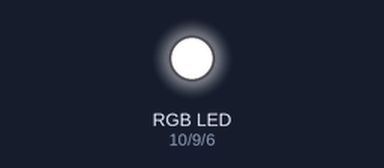
The sketch below on a simulated Arduino Uno, built with avr-gcc and run on an emulated ATmega328P. Parts: an RGB LED mixed from three pins (HIGH = lit).

Above: at 0.1 s.
Timing chart, 0 to 1.6 s (numbered marks = the images above):
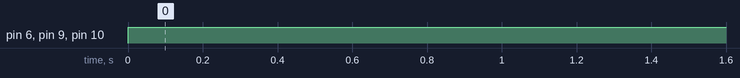

Measured:
- by itself, pin 6 (azul), pin 9 (verde), pin 10 (rojo): LOW → HIGH at 0.00 s

The sketch:

morado_RGB.ino
```cpp
void setup() {
  // put your setup code here, to run once:
pinMode(10, OUTPUT);//rojo
  pinMode(9,OUTPUT);//verde
  pinMode(6,OUTPUT);//azul
}

void loop() {
  // put your main code here, to run repeatedly:
  digitalWrite(10, 191);
  digitalWrite(9, 43);
  digitalWrite(6, 218);
}
```
